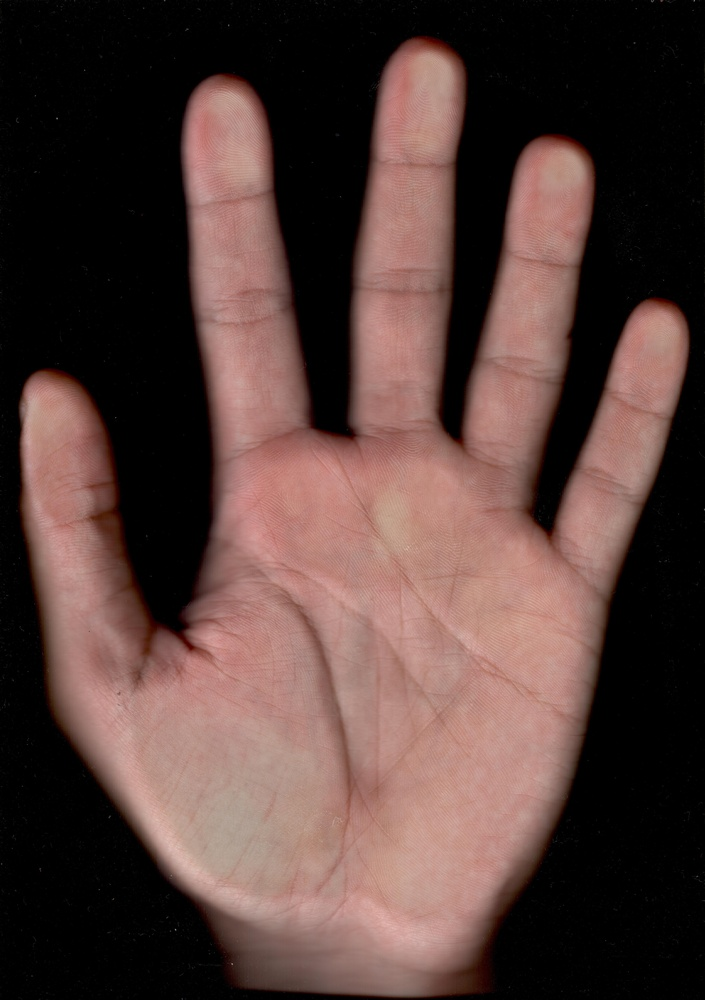
#> input picture hand_Scan_H.jpg, 705 x 1000 px, shrunk from 3496 x 4960 before the run
$ python 6_test.py
#> lines starting #> are read from the running program, lines starting #| are printed output that depends on the picture
import cv2
import numpy as np
import matplotlib.pyplot as plt

# Load the palm print image
img = cv2.imread("hand_Scan_H.jpg")
#> img is the input picture: shape (1000, 705, 3); mean B, G, R 58.3, 62.7, 85.7

# Convert the image to grayscale
gray_img = cv2.cvtColor(img, cv2.COLOR_BGR2GRAY)
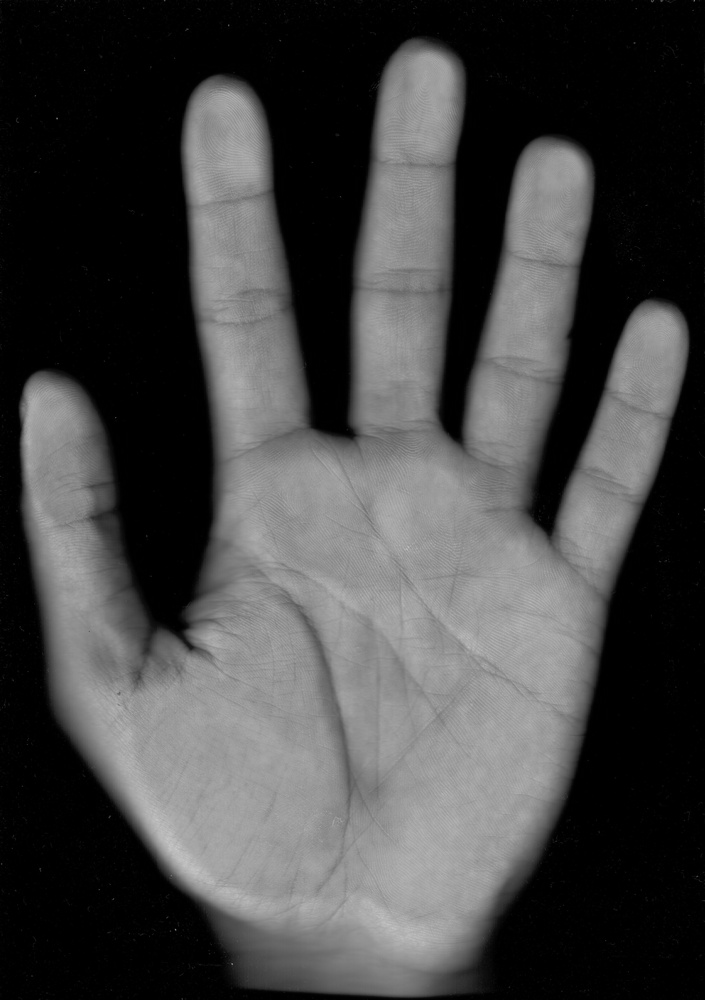
#> gray_img: shape (1000, 705); min 0, max 202, mean 69.1

# Apply adaptive thresholding
adaptive_thresh_img = cv2.adaptiveThreshold(gray_img, 255, cv2.ADAPTIVE_THRESH_GAUSSIAN_C, cv2.THRESH_BINARY, 11, 2)
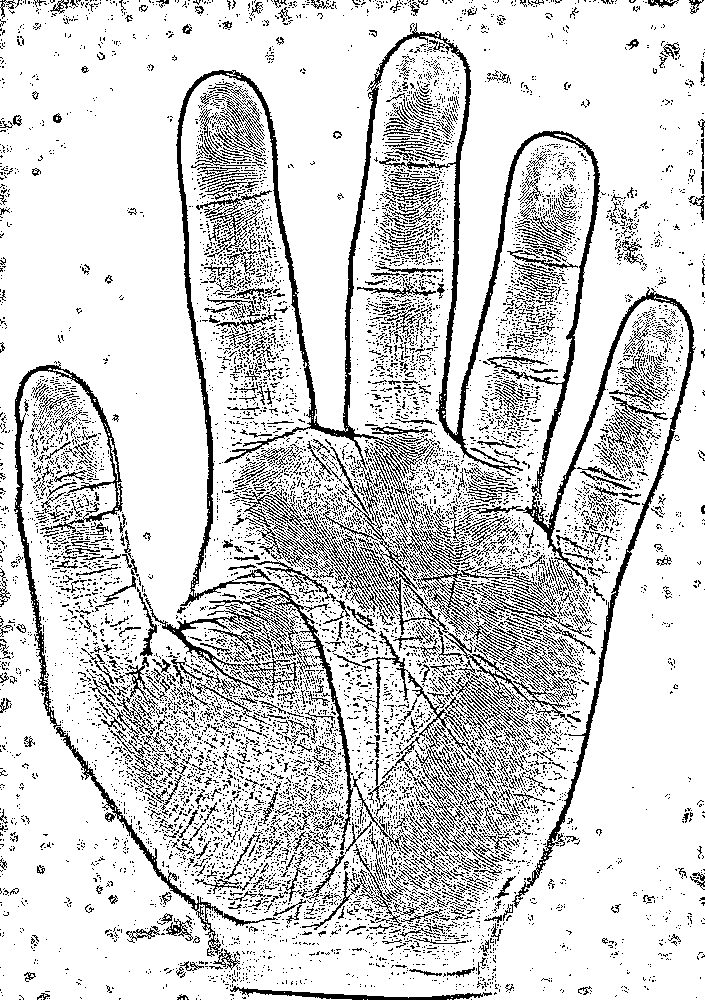
#> adaptive_thresh_img: shape (1000, 705); 82.7% white; black in thin lines or dots

# Apply Non-Local Means Denoising
denoised_img = cv2.fastNlMeansDenoising(adaptive_thresh_img, None, h=10, searchWindowSize=21)

# Display the original and processed images using matplotlib
plt.figure(figsize=(10, 5))

# Original image
plt.subplot(1, 3, 1)
plt.title("Original Image")
plt.imshow(cv2.cvtColor(img, cv2.COLOR_BGR2RGB))
plt.axis('off')

# Adaptive thresholded image
plt.subplot(1, 3, 2)
plt.title("Adaptive Thresholding")
plt.imshow(adaptive_thresh_img, cmap='gray')
plt.axis('off')

# Denoised image
plt.subplot(1, 3, 3)
plt.title("Denoised Image")
plt.imshow(denoised_img, cmap='gray')
plt.axis('off')

plt.tight_layout()
plt.show()
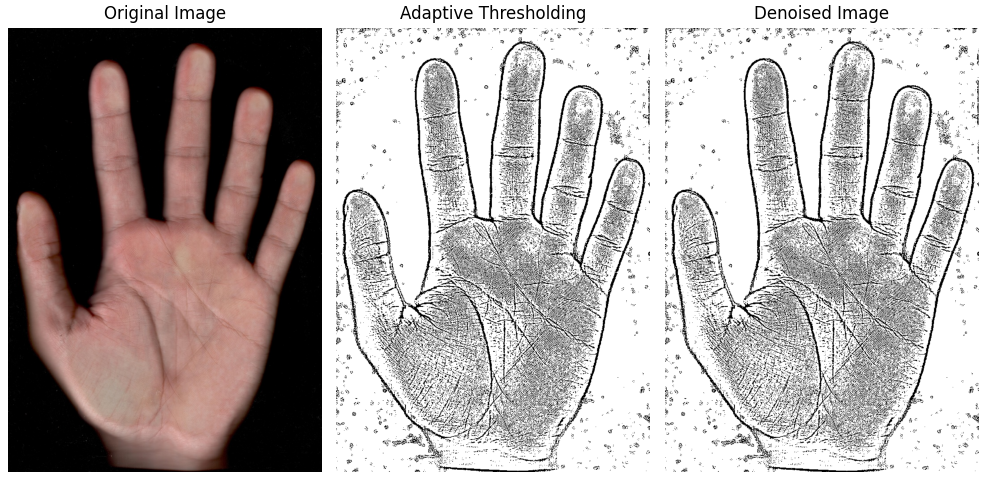
#> figure drawn by matplotlib, 3 panels
